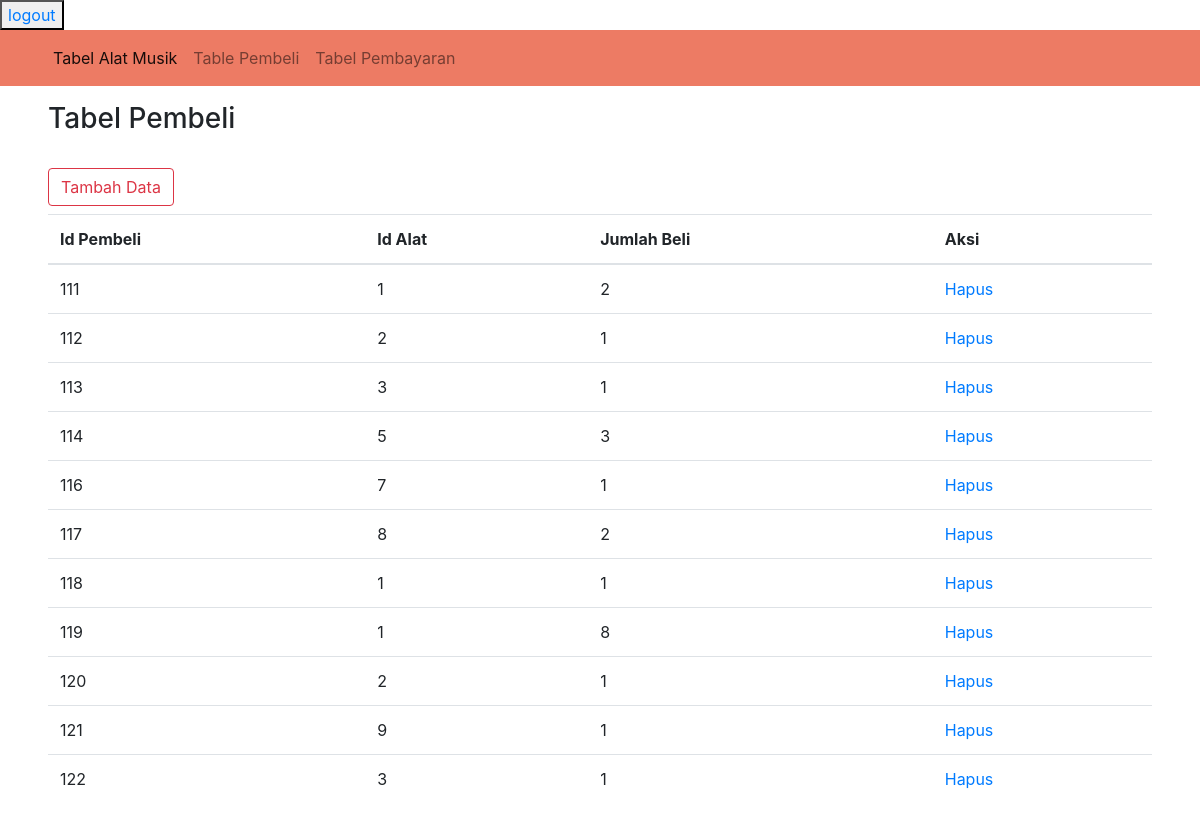
/pembeli.php, run on an earlier commit of the app's database.
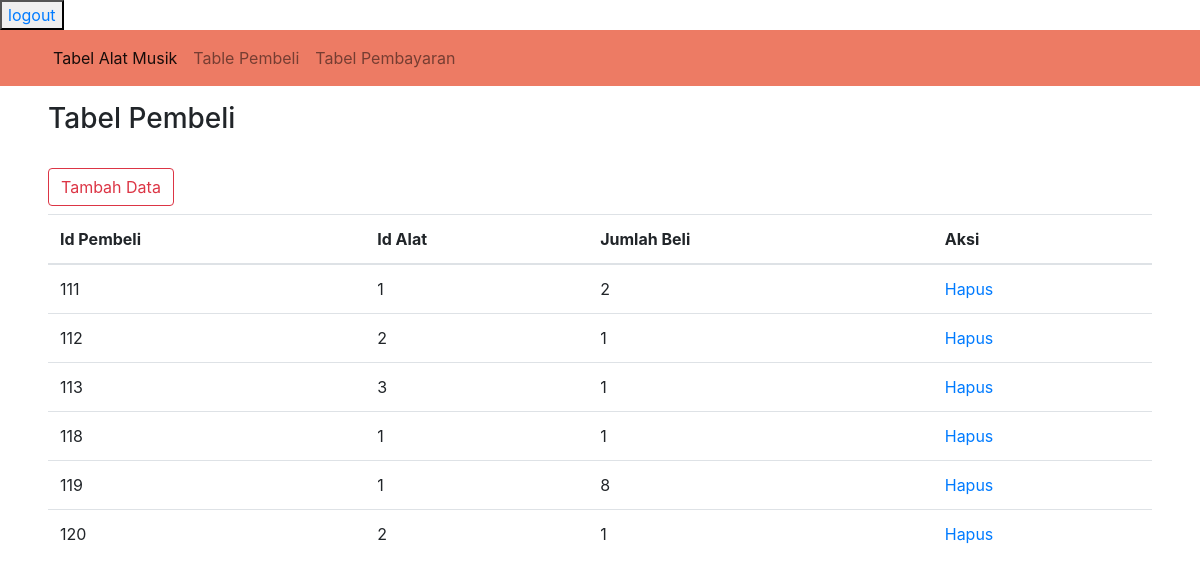
And on a later commit of the database.
### tables this page shows
CREATE TABLE `pembeli` (
  `id_pembeli` int(11) NOT NULL AUTO_INCREMENT,
  `id_alat` int(11) DEFAULT NULL,
  `jumlah_beli` int(11) DEFAULT NULL,
  PRIMARY KEY (`id_pembeli`),
  KEY `pembeli_ibfk_1` (`id_alat`),
  CONSTRAINT `pembeli_ibfk_1` FOREIGN KEY (`id_alat`) REFERENCES `alat_musik` (`id_alat`) ON DELETE CASCADE ON UPDATE CASCADE
);

### functions.php (called while the page is built, shortened)
<?php
	$servername = "localhost";
    $username = "root";
    $password = "";
    $dbname = "toko_alat_musik";
    $db = mysqli_connect($servername, $username, $password, $dbname);
function query($query){
	global $db;
	$result = mysqli_query($db, $query);
	$rows = [];
	while( $row = mysqli_fetch_assoc($result) ) {
		$rows[] = $row;
	}
	return $rows;
}
?>

### pembeli.php (the view, shortened to what this page needs)
<?php
	require 'functions.php';
	$pembeli = query("SELECT * FROM pembeli");
?>
<!doctype html>
<html lang="en">
  <head>
    <link rel="stylesheet" href="https://cdn.jsdelivr.net/npm/bootstrap@4.6.0/dist/css/bootstrap.min.css">
  </head>
  <body>
  <button ><a href="logout.php">logout</a></button>
  <section>
        <div class="row">
        <div class="col">
        <nav class="navbar navbar-expand-lg navbar-light " style="background-color: #ed7b64;" >
        <div class="container">
        <div class="collapse navbar-collapse" id="navbarNav">
            <ul class="navbar-nav">
                <li class="nav-item active">
                    <a class="nav-link" href="index.php">Tabel Alat Musik <span class="sr-only">(current)</span></a>
                </li>
                <li class="nav-item">
                     <a class="nav-link" href="pembeli.php">Table Pembeli</a>
                </li>
                <li class="nav-item">
                    <a class="nav-link" href="pembayaran.php">Tabel Pembayaran</a>
                </li>
            </ul>
        </div>
        </div>
        </nav>
        </div>
        </div>
	</section>
    <section class="mt-3 pl-5 pr-5">
        <div class="pb-4">
            <h3>Tabel Pembeli</h3>
        </div>
        <div class="mb-2">
                <a class="btn btn-outline-danger" href="tambah_pembeli.php" role="button">Tambah Data</a>
        </div>
            <table class="table">
                    <thead>
                        <tr>
                            <th>Id Pembeli</th>
                            <th>Id Alat</th>
                            <th>Jumlah Beli</th>
                            <th>Aksi</th>
                        </tr>
                    </thead>
                    <tbody>
                    <?php foreach( $pembeli as $row ) : ?>
                        <tr>
                            <td><?= $row["id_pembeli"] ?></td>
                            <td><?= $row["id_alat"] ?></td>
                            <td><?= $row["jumlah_beli"] ?></td>
                            <td>
                                <a href="pembeli.php?page=&id_pembeli=<?= $row["id_pembeli"]; ?>">Hapus</a>
                            </td>
                        </tr>
                    <?php endforeach; ?>
                    </tbody>
            </table>
    </section>
  </body>
</html>

What changed in the data, as far as the page shows it:
removed pembeli: id_pembeli "114", id_alat "5", jumlah_beli "3"
removed pembeli: id_pembeli "116", id_alat "7", jumlah_beli "1"
removed pembeli: id_pembeli "117", id_alat "8", jumlah_beli "2"
removed pembeli: id_pembeli "121", id_alat "9", jumlah_beli "1"
removed pembeli: id_pembeli "122", id_alat "3", jumlah_beli "1"
